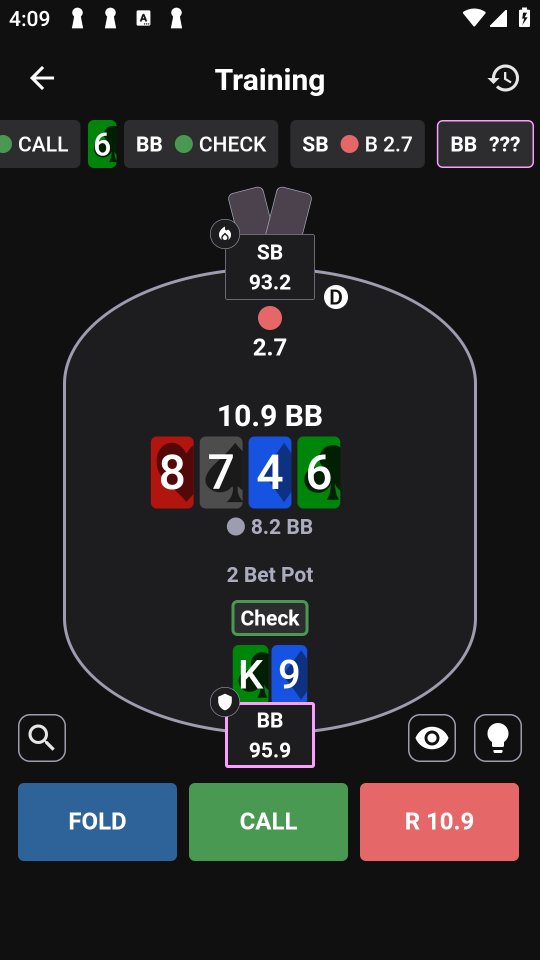
#> input picture debug_images/full_screen.png, 1080 x 1920 px (shown at 1/2 size)
$ python -i image_preprocessing.py   (imports and definitions only)
#> lines starting #> are read from the running program, lines starting #| are printed output that depends on the picture; after the words box and inside, x2 and y2 are one past the last pixel; in counts of white or black regions, pixels touching at a corner belong together
#> further down, picture is the input picture: shape (1920, 1080, 3); mean B, G, R 39.5, 38.2, 37.5
import cv2
import numpy as np

class ImagePreprocessor:
    @staticmethod
    def preprocess_for_template(image: np.ndarray) -> np.ndarray:
        gray = cv2.cvtColor(image, cv2.COLOR_BGR2GRAY)
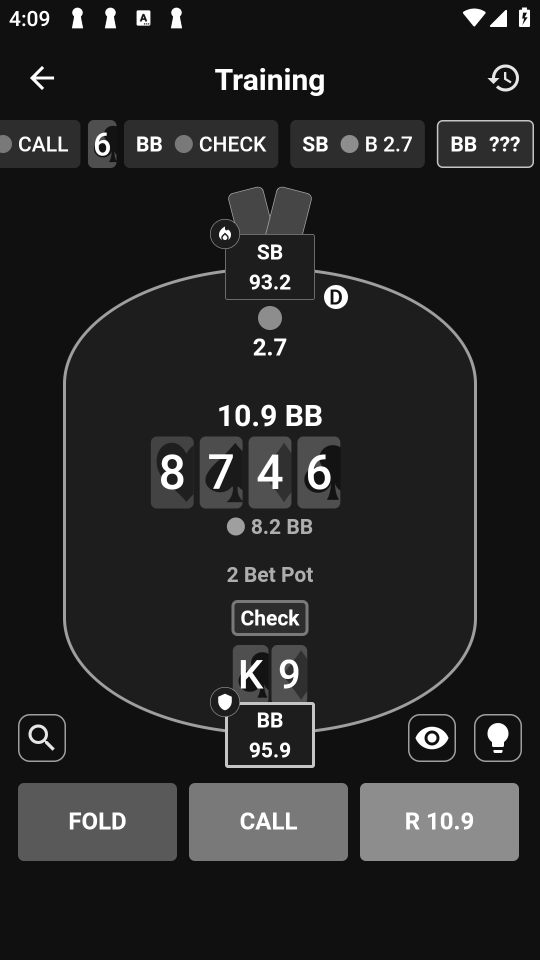
#> gray: shape (1920, 1080) (shown at 1/2 size); min 16, max 255, mean 38
        binary = cv2.adaptiveThreshold(
            gray, 255, cv2.ADAPTIVE_THRESH_GAUSSIAN_C,
            cv2.THRESH_BINARY_INV, 11, 2
        )
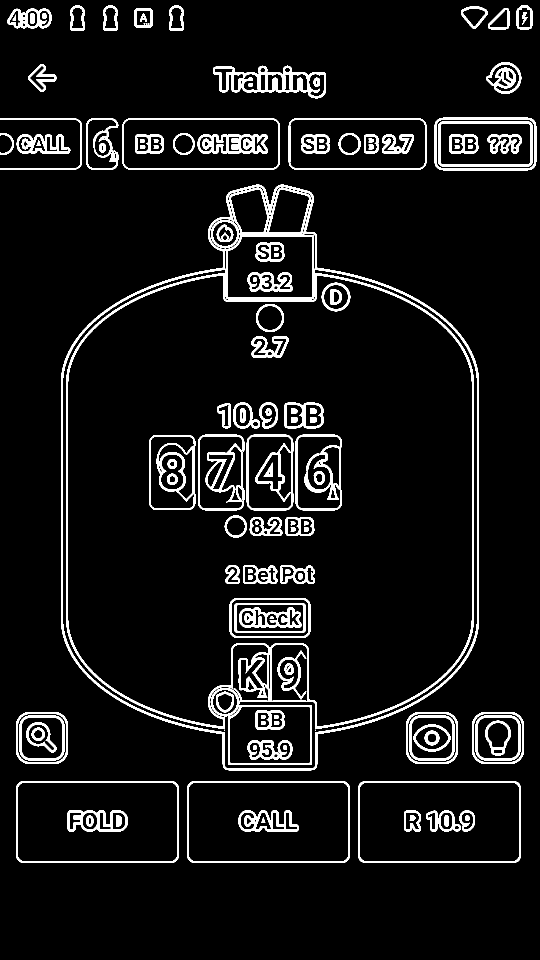
#> binary: shape (1920, 1080) (shown at 1/2 size); 7.4% white; 150 white regions (5 under 20 px), largest, box (x1, y1, x2, y2) and area: (132, 546, 948, 1459) 17186, (122, 369, 958, 1541) 15668, (426, 131, 652, 197) 4849
        kernel = np.ones((3,3), np.uint8)
        binary = cv2.morphologyEx(binary, cv2.MORPH_CLOSE, kernel)
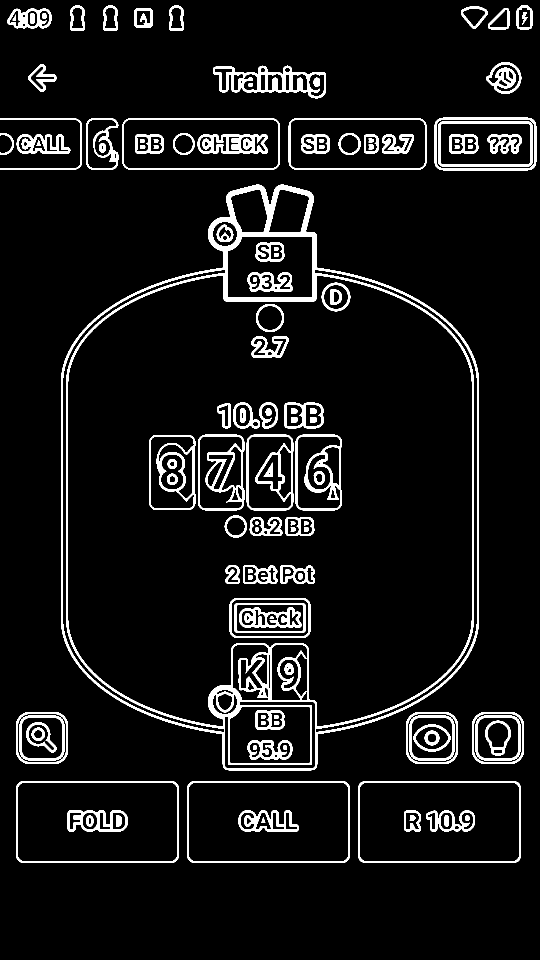
#> binary: shape (1920, 1080) (shown at 1/2 size); 7.6% white; 131 white regions, largest, box (x1, y1, x2, y2) and area: (122, 369, 958, 1541) 45321, (426, 131, 652, 197) 4909, (716, 1562, 1042, 1726) 3780
        return binary

    @staticmethod
    def preprocess_for_ocr(roi: np.ndarray) -> np.ndarray:
        # Convert to grayscale
        gray = cv2.cvtColor(roi, cv2.COLOR_BGR2GRAY)

        # Add white padding around the ROI to improve detection
        padded = cv2.copyMakeBorder(gray, 10, 10, 10, 10, cv2.BORDER_CONSTANT, value=255)

        # Apply threshold to handle both light and dark backgrounds
        _, binary1 = cv2.threshold(padded, 0, 255, cv2.THRESH_BINARY + cv2.THRESH_OTSU)
        _, binary2 = cv2.threshold(padded, 0, 255, cv2.THRESH_BINARY_INV + cv2.THRESH_OTSU)

        # Combine both thresholds
        combined = cv2.bitwise_or(binary1, binary2)

        # Scale up image with better interpolation
        scaled = cv2.resize(combined, None, fx=4, fy=4, interpolation=cv2.INTER_LANCZOS4)

        # Remove noise while preserving edges
        denoised = cv2.fastNlMeansDenoising(scaled, None, 10, 7, 21)

        return denoised

>>> import cv2
>>> picture = cv2.imread('../../debug_images/full_screen.png')
>>> result = ImagePreprocessor().preprocess_for_template(picture)
